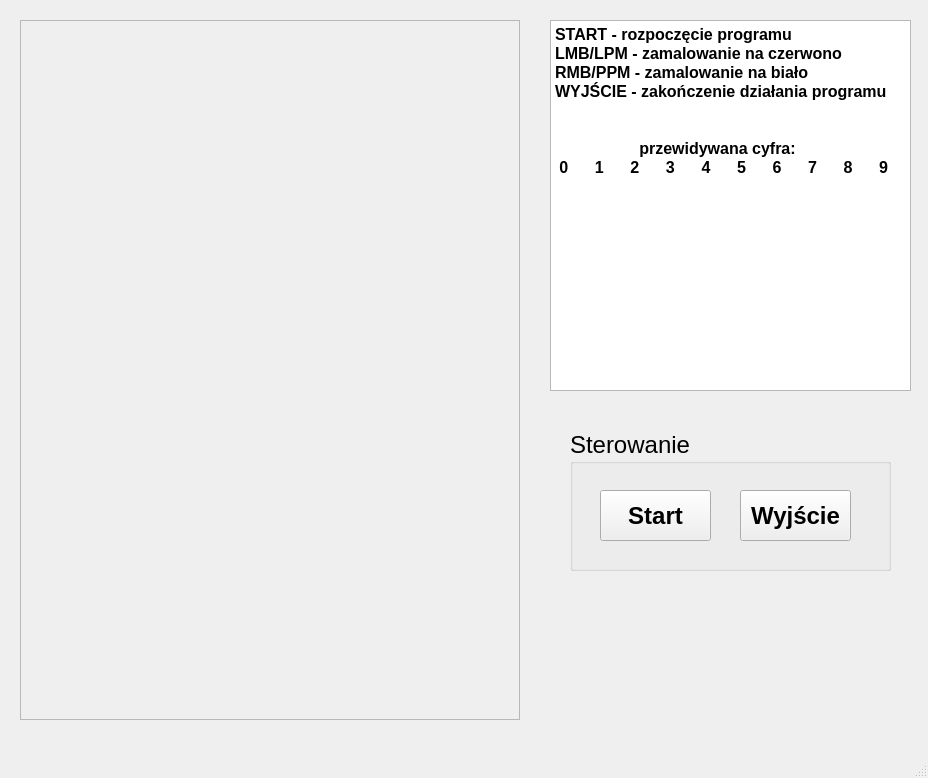
<?xml version="1.0" encoding="UTF-8"?>
<ui version="4.0">
 <class>MainWindow</class>
 <widget class="QMainWindow" name="MainWindow">
  <property name="geometry">
   <rect>
    <x>0</x>
    <y>0</y>
    <width>928</width>
    <height>778</height>
   </rect>
  </property>
  <property name="windowTitle">
   <string>PGK</string>
  </property>
  <widget class="QWidget" name="centralwidget">
   <widget class="QFrame" name="frame">
    <property name="geometry">
     <rect>
      <x>20</x>
      <y>20</y>
      <width>500</width>
      <height>700</height>
     </rect>
    </property>
    <property name="frameShape">
     <enum>QFrame::StyledPanel</enum>
    </property>
    <property name="frameShadow">
     <enum>QFrame::Raised</enum>
    </property>
   </widget>
   <widget class="QGroupBox" name="groupBox">
    <property name="geometry">
     <rect>
      <x>570</x>
      <y>430</y>
      <width>321</width>
      <height>141</height>
     </rect>
    </property>
    <property name="font">
     <font>
      <pointsize>18</pointsize>
     </font>
    </property>
    <property name="styleSheet">
     <string notr="true"/>
    </property>
    <property name="title">
     <string>Sterowanie</string>
    </property>
    <widget class="QPushButton" name="cleanButton">
     <property name="geometry">
      <rect>
       <x>30</x>
       <y>60</y>
       <width>111</width>
       <height>51</height>
      </rect>
     </property>
     <property name="font">
      <font>
       <pointsize>18</pointsize>
       <bold>true</bold>
      </font>
     </property>
     <property name="text">
      <string>Start</string>
     </property>
    </widget>
    <widget class="QPushButton" name="exitButton">
     <property name="geometry">
      <rect>
       <x>170</x>
       <y>60</y>
       <width>111</width>
       <height>51</height>
      </rect>
     </property>
     <property name="font">
      <font>
       <pointsize>18</pointsize>
       <bold>true</bold>
      </font>
     </property>
     <property name="text">
      <string>Wyjście</string>
     </property>
    </widget>
   </widget>
   <widget class="QPlainTextEdit" name="plainTextEdit">
    <property name="geometry">
     <rect>
      <x>550</x>
      <y>20</y>
      <width>361</width>
      <height>371</height>
     </rect>
    </property>
    <property name="font">
     <font>
      <pointsize>12</pointsize>
      <bold>true</bold>
     </font>
    </property>
    <property name="plainText">
     <string>START - rozpoczęcie programu
LMB/LPM - zamalowanie na czerwono
RMB/PPM - zamalowanie na biało
WYJŚCIE - zakończenie działania programu

           
                   przewidywana cyfra:
 0      1      2      3      4      5      6      7      8      9
</string>
    </property>
   </widget>
   <widget class="QSlider" name="horizontalSlider">
    <property name="geometry">
     <rect>
      <x>560</x>
      <y>199</y>
      <width>331</width>
      <height>121</height>
     </rect>
    </property>
    <property name="maximum">
     <number>9</number>
    </property>
    <property name="orientation">
     <enum>Qt::Horizontal</enum>
    </property>
   </widget>
   <widget class="QPushButton" name="pushButton">
    <property name="geometry">
     <rect>
      <x>560</x>
      <y>225</y>
      <width>341</width>
      <height>151</height>
     </rect>
    </property>
    <property name="styleSheet">
     <string notr="true">
    background-color: white;
    border: 0px;</string>
    </property>
    <property name="text">
     <string> </string>
    </property>
   </widget>
  </widget>
  <widget class="QMenuBar" name="menubar">
   <property name="geometry">
    <rect>
     <x>0</x>
     <y>0</y>
     <width>928</width>
     <height>21</height>
    </rect>
   </property>
  </widget>
  <widget class="QStatusBar" name="statusbar"/>
 </widget>
 <resources/>
 <connections/>
</ui>
